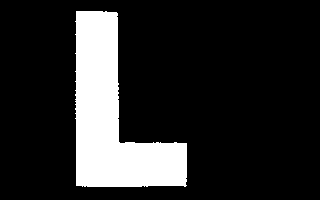
%> input picture Ex6/images_1/L_1.bmp, 320 x 200 px
$ octave RV_Ex6_Task1.m   (GNU Octave 9; MATLAB toolbox functions it lacks are replaced by stand-ins)
%> lines starting %> are read from the running program, lines starting %| are printed output that depends on the picture; in (x1, y1, x2, y2) boxes, pixels count from 0 and x2, y2 are one past the last pixel; in counts of white or black regions, pixels touching at a corner belong together; the program's own positions count from 1
% Clear Works
clear;
clc;
close all;

% Load Images
img_1 = imread('..\images_1\L_1.bmp');
%> img_1: size 200x320 logical; 16.3% white; 1 white region, box (x1, y1, x2, y2) and area: (75, 11, 187, 187) 10447
img_2 = imread('..\images_1\L_2.bmp');
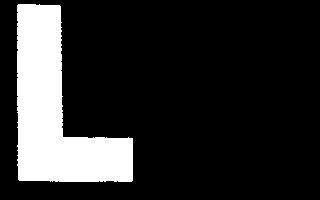
%> input picture Ex6/images_1/L_2.bmp, 320 x 200 px
%> img_2: size 200x320 logical; 17.2% white; 1 white region, box (x1, y1, x2, y2) and area: (17, 4, 133, 182) 11012
img_3 = imread('..\images_1\L_3.bmp');
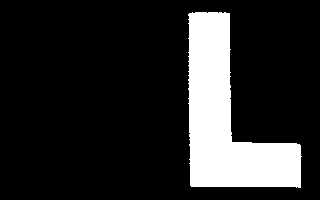
%> input picture Ex6/images_1/L_3.bmp, 320 x 200 px
%> img_3: size 200x320 logical; 16.2% white; 1 white region, box (x1, y1, x2, y2) and area: (188, 12, 302, 188) 10345
img_4 = imread('..\images_1\L_4.bmp');
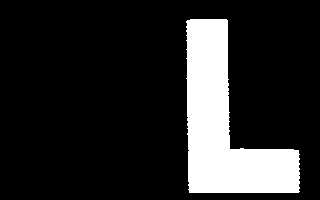
%> input picture Ex6/images_1/L_4.bmp, 320 x 200 px
%> img_4: size 200x320 logical; 16.1% white; 1 white region, box (x1, y1, x2, y2) and area: (186, 19, 300, 193) 10290
img_5 = imread('..\images_1\L_5.bmp');
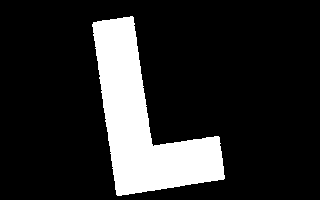
%> input picture Ex6/images_1/L_5.bmp, 320 x 200 px
%> img_5: size 200x320 logical; 16.3% white; 1 white region, box (x1, y1, x2, y2) and area: (92, 16, 225, 196) 10442

% Show Result
show(img_1);
show(img_2);
show(img_3);
show(img_4);
show(img_5);

% Functions
function x = getArea(I)
    x = sum(sum(I));
end

function [size, img] = getPerimeter(I)
    img = I - imerode(I, strel('square', 3));
%> img: size 200x320 double; values 0 (black) and 1 (white), 0.97% white in thin lines or dots, all inside (x1, y1, x2, y2) = (75, 11, 187, 187)
    size = sum(sum(img));
%> size = 618
end

function show(I)
    [per, img] = getPerimeter(I);
%> per = 618
    figure;
    imshow(img);
    title("Area: " + getArea(I) + " Peri: " + per);
%> in getArea, `x = sum(sum(I));`: x = 10447
%> in getPerimeter (call 2), `img = I - imerode(I, strel('square', 3));`: img: size 200x320 double; values 0 (black) and 1 (white), 1% white in thin lines or dots, all inside (x1, y1, x2, y2) = (17, 4, 133, 182)
%> in getPerimeter (call 3), `img = I - imerode(I, strel('square', 3));`:
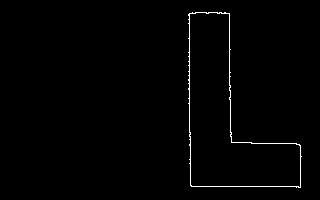
%> img: size 200x320 double; values 0 (black) and 1 (white), 0.96% white in thin lines or dots, all inside (x1, y1, x2, y2) = (188, 12, 302, 188)
%> in getPerimeter (call 3), `size = sum(sum(img));`: size = 615
%> in getPerimeter (call 4), `img = I - imerode(I, strel('square', 3));`:
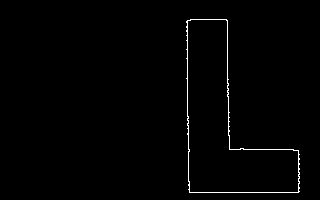
%> img: size 200x320 double; values 0 (black) and 1 (white), 0.97% white in thin lines or dots, all inside (x1, y1, x2, y2) = (186, 19, 300, 193)
%> in getPerimeter (call 4), `size = sum(sum(img));`: size = 622
%> in getPerimeter (call 5), `img = I - imerode(I, strel('square', 3));`:
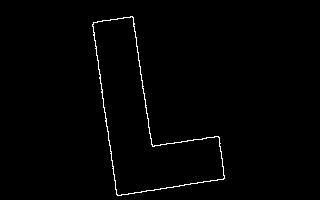
%> img: size 200x320 double; values 0 (black) and 1 (white), 1% white in thin lines or dots, all inside (x1, y1, x2, y2) = (92, 16, 225, 196)
%> in getPerimeter (call 5), `size = sum(sum(img));`: size = 658
end
